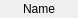
<?xml version="1.0" encoding="UTF-8"?>
<ui version="4.0">
 <class>filterframe</class>
 <widget class="QFrame" name="filterframe">
  <property name="geometry">
   <rect>
    <x>0</x>
    <y>0</y>
    <width>78</width>
    <height>18</height>
   </rect>
  </property>
  <property name="windowTitle">
   <string>Frame</string>
  </property>
  <property name="autoFillBackground">
   <bool>true</bool>
  </property>
  <property name="frameShape">
   <enum>QFrame::NoFrame</enum>
  </property>
  <property name="frameShadow">
   <enum>QFrame::Plain</enum>
  </property>
  <property name="lineWidth">
   <number>0</number>
  </property>
  <layout class="QVBoxLayout" name="verticalLayout">
   <property name="spacing">
    <number>1</number>
   </property>
   <property name="margin">
    <number>0</number>
   </property>
   <item>
    <widget class="QLabel" name="filtername_label">
     <property name="sizePolicy">
      <sizepolicy hsizetype="Minimum" vsizetype="Minimum">
       <horstretch>0</horstretch>
       <verstretch>0</verstretch>
      </sizepolicy>
     </property>
     <property name="text">
      <string>Name</string>
     </property>
     <property name="alignment">
      <set>Qt::AlignCenter</set>
     </property>
     <property name="wordWrap">
      <bool>true</bool>
     </property>
    </widget>
   </item>
   <item>
    <layout class="QGridLayout" name="gridLayout">
     <property name="sizeConstraint">
      <enum>QLayout::SetDefaultConstraint</enum>
     </property>
     <property name="spacing">
      <number>2</number>
     </property>
     <item row="0" column="1">
      <layout class="QVBoxLayout" name="verticalLayout_outputs">
       <property name="spacing">
        <number>1</number>
       </property>
      </layout>
     </item>
     <item row="0" column="0">
      <layout class="QVBoxLayout" name="verticalLayout_inputs">
       <property name="spacing">
        <number>1</number>
       </property>
      </layout>
     </item>
    </layout>
   </item>
  </layout>
 </widget>
 <resources/>
 <connections/>
</ui>
